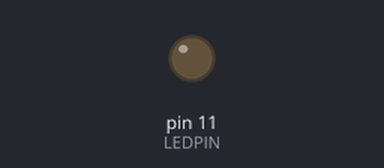
Simulated run of this sketch. Board: Arduino Uno, built with avr-gcc and run on an emulated ATmega328P. Shown: output pins drawn as LEDs (lit = HIGH). What the sketch prints to the serial monitor is not drawn.

Above: at 0.05 s.
Timing chart, 0 to 4.6 s (numbered marks = the images above):
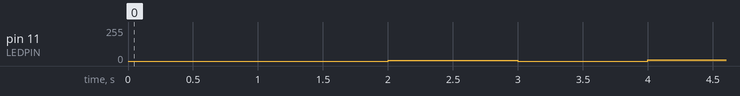

The sketch:

ex3.ino
```cpp
const int LEDPIN = 11;
int sinal = 1; int intensidade = 0;

void setup() {
  // put your setup code here, to run once:
  pinMode(LEDPIN, OUTPUT);
  Serial.begin(9600);
}

void checkIntensidade() {
  Serial.println(intensidade);
  Serial.println(sinal);
  if (intensidade < 0) {
    intensidade = 0;
    sinal *= -1;
  } else if (intensidade > 255){
    intensidade = 255;
    sinal *= -1;
  }
}


void loop() {
  // put your main code here, to run repeatedly:
  analogWrite(LEDPIN, intensidade);
  delay(1000);
  //so para piscar
  analogWrite(LEDPIN, 0);
  delay(1000);
  //---------
  checkIntensidade();
  intensidade += 5 * sinal;
}
```
